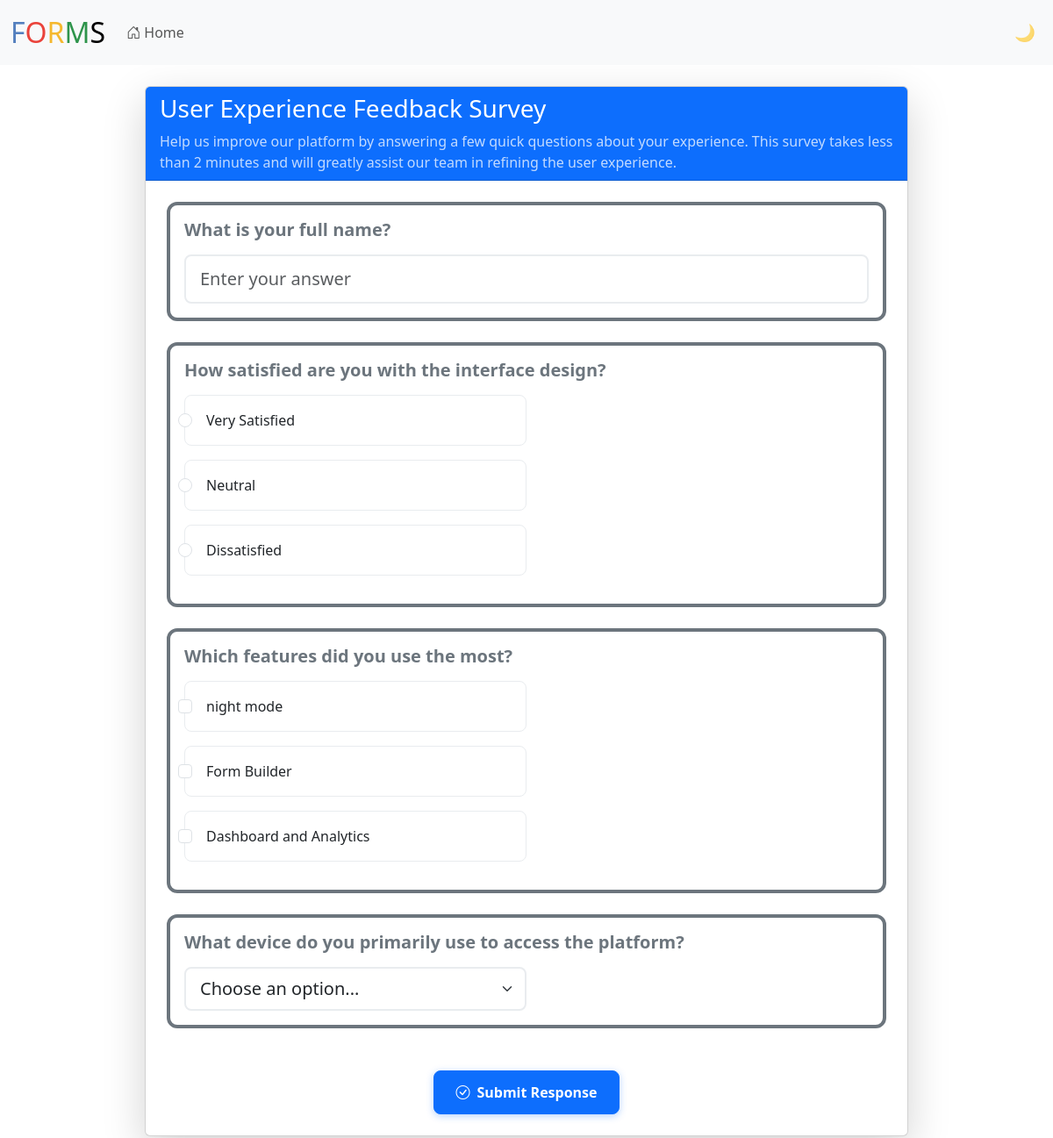
Screenshot of /respond/Sw51w5AI with the database file from the repository.
### models.py (models this page shows, shortened)
class Form(db.Model):
    __tablename__ = "forms"
    id = db.Column(db.String(8), primary_key=True, default=generate_random_id)
    name = db.Column(db.String, default="")
    title = db.Column(db.String, default="")
    description = db.Column(db.String, default="")
    questionCount = db.Column(db.Integer, default=0)
    createdAt = db.Column(db.String, default=lambda: datetime.now().strftime("%Y-%m-%d %H:%M:%S"))
    responsesCount = db.Column(db.Integer, default=0)
    userId = db.Column(db.String(8), db.ForeignKey('users.id'))
    questions = db.relationship('Question', backref='form', cascade="all, delete-orphan", lazy=True)
    options = db.relationship('Option', backref='form', cascade="all, delete-orphan", lazy=True)
    responses = db.relationship('Response', backref='form', cascade="all, delete-orphan", lazy=True)

class Question(db.Model):
    __tablename__ = "questions"
    id = db.Column(db.String(8), primary_key=True, default=generate_random_id)
    text = db.Column(db.String, default="")
    answerType = db.Column(db.String, default="")
    optionCount = db.Column(db.Integer, default=0)
    formId = db.Column(db.String(8), db.ForeignKey('forms.id'))
    saved = db.Column(db.Boolean, default=False)
    options = db.relationship('Option', backref='question', cascade="all, delete-orphan", lazy=True)
    responses = db.relationship('Response', backref='question', cascade="all, delete-orphan", lazy=True)

class Option(db.Model):
    __tablename__ = "options"
    id = db.Column(db.String(8), primary_key=True, default=generate_random_id)
    text = db.Column(db.String, default="")
    questionId = db.Column(db.String(8), db.ForeignKey('questions.id'))
    formId = db.Column(db.String(8), db.ForeignKey('forms.id'))

### respond.py (the view, shortened to what this page needs)
@respond_bp.route("/respond/<form_id>" ,methods = ["GET","POST"])
def respond(form_id):
    form = Form.query.filter_by(id=form_id).first()
    questions = Question.query.filter_by(formId=form_id).all()
    options = Option.query.all()
    options = Option.query.all()
    options_map = defaultdict(list)
    for opt in options:
        options_map[opt.questionId].append(opt)
    if request.method=="GET":
        if session.get("responded_forms") and str(form_id) in session.get("responded_forms", []):
            return redirect(url_for('respond.response_submitted', form_id=form_id))
        return render_template("respond.html" ,form=form, questions=questions, options_map=options_map)

### app.py (called while the page is built)
@app.after_request
def after_request(response):
    response.headers["Cache-Control"] = "no-cache, no-store, must-revalidate"
    response.headers["Expires"] = 0
    response.headers["Pragma"] = "no-cache"
    return response

@app.context_processor
def inject_csrf_token():
    from flask_wtf.csrf import generate_csrf
    return dict(csrf_token=generate_csrf)

### templates/respond.html (shortened to what this page needs)
{% extends "layout2.html" %}
{% block main %}
<div class="container respond-container text-start" style="max-width: 900px;">
    <div class="card shadow-lg">
        <div class="card-header bg-primary text-white text-start">
            <h3 class="mb-0">{{ form.title }}</h3>
            {% if form.description %}
            <p class="mb-0 mt-2 opacity-75">{{ form.description }}</p>
            {% endif %}
        </div>
        <div class="card-body respond-card-body p-4">
            <form id="response-form" action="/respond/{{form.id}}" method="post">
                {% for question in questions %}
                <div class="question-card mb-4">
                    <div class="card border-start border-4 border-secondary">
                        <div class="card-body">
                            <label class="form-label h5 text-secondary mb-3">
                                {{ question.text }}
                            </label>
                            {% if question.answerType == "text" %}
                                <input type="text"
                                       name="{{question.id}}"
                                       class="form-control form-control-lg w-100"
                                       required
                                       placeholder="Enter your answer"
                                       title="Answer for {{question.text}}">
                            {% elif question.answerType == "radio" %}
                                <div class="options-container">
                                    {% for option in options_map[question.id] %}
                                        <div class="form-check form-check-custom mb-3 w-50">
                                            <input name="{{question.id}}"
                                                   value="{{option.text}}"
                                                   type="radio"
                                                   class="form-check-input"
                                                   id="opt{{option.id}}"
                                                   required>
                                            <label class="form-check-label" for="opt{{option.id}}">
                                                {{option.text}}
                                            </label>
                                        </div>
                                    {% endfor %}
                                </div>
                            {% elif question.answerType == "checkbox" %}
                                <div class="options-container">
                                    {% for option in options_map[question.id] %}
                                        <div class="form-check form-check-custom mb-3 w-50">
                                            <input name="{{question.id}}"
                                                   value="{{option.text}}"
                                                   type="checkbox"
                                                   class="form-check-input"
                                                   id="opt{{option.id}}">
                                            <label class="form-check-label" for="opt{{option.id}}">
                                                {{option.text}}
                                            </label>
                                        </div>
                                    {% endfor %}
                                </div>
                            {% elif question.answerType == "dropdown" %}
                                <select name="{{question.id}}"
                                        class="form-select form-select-lg w-50"
                                        title="Select an option"
                                        required>
                                    <option value="">Choose an option...</option>
                                </select>
                            {% endif %}
                        </div>
                    </div>
                </div>
                {% endfor %}
                <div class="text-center mt-5">
                    <button class="btn btn-primary btn-submit-response" type="submit" id="submit-btn">
                        <i class="bi bi-check-circle me-2"></i>Submit Response
                    </button>
                </div>
            </form>
        </div>
    </div>
</div>
{% endblock %}

### static/css/styles.css (style rules this page uses)
body { background-color: #fff; color: #212529; font-size: 1rem; font-weight: 400; line-height: 1.5; margin: 0; text-align: left; }
.container { margin-left: auto; margin-right: auto; padding-left: 15px; padding-right: 15px; text-align: center; width: 90%; }
button, input[type="submit"] { background-color: #d9edff; border: 1px solid transparent; border-radius: 0.25rem; font-size: 0.95rem; font-weight: 400; line-height: 1.5; padding: 0.375rem 0.75rem; text-align: center; transition: color 0.15s ease-in-out, background-color 0.15s ease-in-out, border-color 0.15s ease-in-out, box-shadow 0.15s ease-in-out; vertical-align: middle; }
input[type="text"], input[type="number"] { line-height: 1.8; width: 25%; }
body, .navbar, .card, .form-control, .form-select, .btn, .alert, .table { transition: background-color 0.3s ease, color 0.3s ease, border-color 0.3s ease; }
.question-card .card { transition: all 0.3s ease; border-radius: 12px; }
.question-card .form-label { font-weight: 600; margin-bottom: 1rem; }
.form-control-lg, .form-select-lg { border-radius: 8px; border: 2px solid #e9ecef; transition: all 0.3s ease; }
.form-check-custom { padding: 1rem; border: 1px solid #e9ecef; border-radius: 8px; transition: all 0.2s ease; cursor: pointer; }
.form-check-label { cursor: pointer; width: 100%; margin-left: 0.5rem; }
.btn-submit-response { border-radius: 8px; font-weight: 600; padding: 12px 24px; font-size: 1rem; box-shadow: 0 2px 8px rgba(13, 110, 253, 0.3); transition: all 0.3s ease; }
.form-label { text-align: left !important; display: block; width: 100%; }
.text-start { text-align: left !important; }
.card .form-label, .card-body .form-label { text-align: left !important; }

### rows the page displays
Form: title "User Experience Feedback Survey", description "Help us improve our platform by answering a few quick questions about your experience. This survey takes less than 2 minutes and will greatly assist our team in refining the user experience."
Question: text "What is your full name?"
Question: text "How satisfied are you with the interface design?"
Option: text "Very Satisfied"
Option: text "Neutral"
Option: text "Dissatisfied"
Question: text "Which features did you use the most?"
Option: text "night mode"
Option: text "Form Builder"
Option: text "Dashboard and Analytics"
Question: text "What device do you primarily use to access the platform?"
